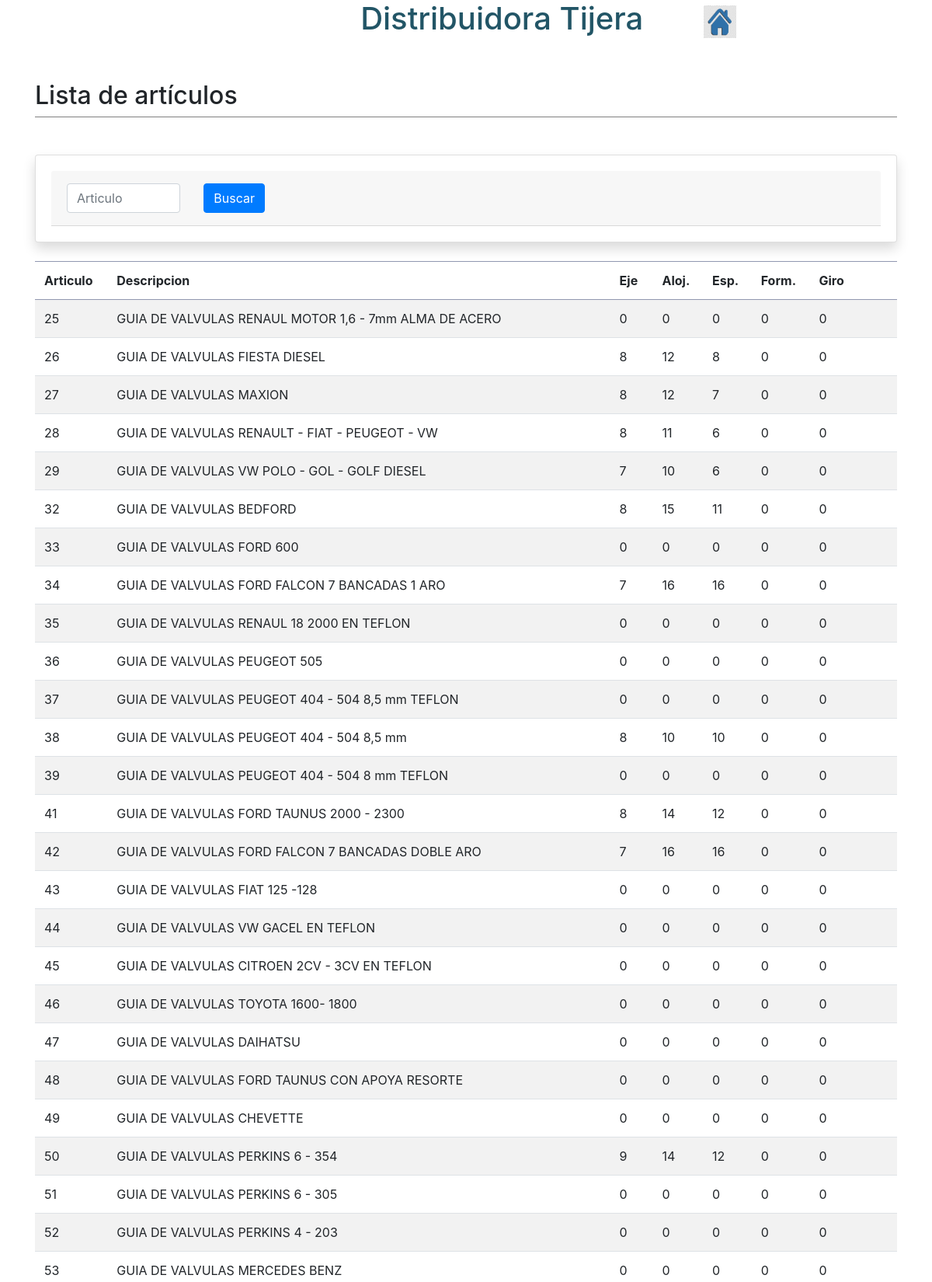
The page /vista/articulos.php (upper part) on the database its author committed.
### tables this page shows
CREATE TABLE `articulo` (
  `codigo` int(5) NOT NULL,
  `eje` float NOT NULL,
  `aloj` float NOT NULL,
  `esp` float NOT NULL,
  `form` float NOT NULL,
  `giro` float NOT NULL,
  `descripcion` varchar(200) NOT NULL
);

### modelo/modelo_articulos.php (called while the page is built, shortened)
<?php
function getlistaArticulos(){
	$conn = getConexion();
    $sql = "SELECT codigo, descripcion, eje, aloj, esp, form, giro FROM articulo";
    $result = mysqli_query($conn, $sql);
    $articulos = Array();
    if(mysqli_num_rows($result) > 0)
    {
        while ($row=mysqli_fetch_assoc($result))
        {
            $articulo= Array();
            $articulo['codigo'] = $row["codigo"];
			$articulo['descripcion'] = $row["descripcion"];
            $articulo['eje'] = $row["eje"];
            $articulo['aloj'] = $row["aloj"];
            $articulo['esp'] = $row["esp"];
            $articulo['form'] = $row["form"];
			$articulo['giro'] = $row["giro"];
            $articulos[] = $articulo;
        }
    }
    else{
        echo "No se encontro coincidencias";
    }
    return $articulos;
}

### controlador/controlador_articulos.php (called while the page is built, shortened)
<?php
include("../modelo/modelo_articulos.php");
$articulos=getlistaArticulos();

### vista/articulos.php (the view, shortened to what this page needs)
<?php
include_once("../controlador/controlador_articulos.php");
?>
<!DOCTYPE html>
<html>
<?php
include("../head.php");
?>
<body>
    <div class="container">
		<?php
			include("../header.php");
		?>
		<br><br>
		<div class="row">
			<div class="col-md-12">
				<h2>Lista de art&iacuteculos <h2>
			</div>
		</div>
		<div class="row">
			<div class="col-md-12">
				<div class="separador"></div>
			</div>
		</div>
		<br><br>
    <div class="card shadow mb-4">
        <div class="card-body">
            <div class="card-header py-3">
                <form method="get" action="../controlador/controlador_articulos.php">
                    <div class="row">
						<div class="col-md-2">
                            <input class="form-control" type="text" placeholder="Articulo" id="cod_art" name="cod_art">
                        </div>
						<div class="col-md-3">
                        <button class="btn btn-primary" type="submit">Buscar</button>
						</div>
                    </div>
                    </div>
        </div>
    </div>
    <div class="table-responsive">
            <table class="table table-striped" id="dataTable" width="100%" cellspacing="0">
                <thead>
                <tr>
                    <th>Articulo</th>
                    <th>Descripcion</th>
                    <th>Eje</th>
                    <th>Aloj.</th>
                    <th>Esp.</th>
                    <th>Form.</th>
                    <th>Giro</th>
                    <th></th>
                    <th></th>
                </tr>
                </thead>
                <tbody>
                <?php
                    foreach($articulos as $articulo){
                        echo "<tr>
                             <td>".$articulo['codigo']."</td>
                             <td>".$articulo['descripcion']."</td>
                             <td>".$articulo['eje']."</td>
                             <td>".$articulo['aloj']."</td>
                             <td>".$articulo['esp']."</td>
                             <td>".$articulo['form']."</td>
                             <td>".$articulo['giro']."</td>
                             <td><a href=''></a></td>
                             <td><a href=''></a></td>
                         </tr>";
                    }
                ?>
                </tbody>
            </table>
 </div>
 </div>
</body>
</html>

### assets/css/style.css (style rules this page uses)
body { background: white; }
.separador { border-bottom: 1px solid grey; }
.table thead th { border-bottom: 1px solid #4c58809e!important; }
.table th { border-top: 1px solid #4c58809e!important; }

### rows shown on the page
articulo: codigo "25", descripcion "GUIA DE VALVULAS RENAUL MOTOR 1,6 - 7mm ALMA DE ACERO", eje "0", aloj "0", esp "0", form "0", giro "0"
articulo: codigo "26", descripcion "GUIA DE VALVULAS FIESTA DIESEL", eje "8", aloj "12", esp "8", form "0", giro "0"
articulo: codigo "27", descripcion "GUIA DE VALVULAS MAXION", eje "8", aloj "12", esp "7", form "0", giro "0"
articulo: codigo "28", descripcion "GUIA DE VALVULAS RENAULT - FIAT - PEUGEOT - VW", eje "8", aloj "11", esp "6", form "0", giro "0"
articulo: codigo "29", descripcion "GUIA DE VALVULAS VW POLO - GOL - GOLF DIESEL", eje "7", aloj "10", esp "6", form "0", giro "0"
articulo: codigo "32", descripcion "GUIA DE VALVULAS BEDFORD", eje "8", aloj "15", esp "11", form "0", giro "0"
articulo: codigo "33", descripcion "GUIA DE VALVULAS FORD 600", eje "0", aloj "0", esp "0", form "0", giro "0"
articulo: codigo "34", descripcion "GUIA DE VALVULAS FORD FALCON 7 BANCADAS 1 ARO", eje "7", aloj "16", esp "16", form "0", giro "0"
articulo: codigo "35", descripcion "GUIA DE VALVULAS RENAUL 18 2000 EN TEFLON", eje "0", aloj "0", esp "0", form "0", giro "0"
articulo: codigo "36", descripcion "GUIA DE VALVULAS PEUGEOT 505", eje "0", aloj "0", esp "0", form "0", giro "0"
articulo: codigo "37", descripcion "GUIA DE VALVULAS PEUGEOT 404 - 504 8,5 mm TEFLON", eje "0", aloj "0", esp "0", form "0", giro "0"
articulo: codigo "38", descripcion "GUIA DE VALVULAS PEUGEOT 404 - 504 8,5 mm", eje "8", aloj "10", esp "10", form "0", giro "0"
articulo: codigo "39", descripcion "GUIA DE VALVULAS PEUGEOT 404 - 504 8 mm TEFLON", eje "0", aloj "0", esp "0", form "0", giro "0"
articulo: codigo "41", descripcion "GUIA DE VALVULAS FORD TAUNUS 2000 - 2300", eje "8", aloj "14", esp "12", form "0", giro "0"
articulo: codigo "42", descripcion "GUIA DE VALVULAS FORD FALCON 7 BANCADAS DOBLE ARO", eje "7", aloj "16", esp "16", form "0", giro "0"
articulo: codigo "43", descripcion "GUIA DE VALVULAS FIAT 125 -128", eje "0", aloj "0", esp "0", form "0", giro "0"
articulo: codigo "44", descripcion "GUIA DE VALVULAS VW GACEL EN TEFLON", eje "0", aloj "0", esp "0", form "0", giro "0"
articulo: codigo "45", descripcion "GUIA DE VALVULAS CITROEN 2CV - 3CV EN TEFLON", eje "0", aloj "0", esp "0", form "0", giro "0"
articulo: codigo "46", descripcion "GUIA DE VALVULAS TOYOTA 1600- 1800", eje "0", aloj "0", esp "0", form "0", giro "0"
articulo: codigo "47", descripcion "GUIA DE VALVULAS DAIHATSU", eje "0", aloj "0", esp "0", form "0", giro "0"
articulo: codigo "48", descripcion "GUIA DE VALVULAS FORD TAUNUS CON APOYA RESORTE", eje "0", aloj "0", esp "0", form "0", giro "0"
articulo: codigo "49", descripcion "GUIA DE VALVULAS CHEVETTE", eje "0", aloj "0", esp "0", form "0", giro "0"
articulo: codigo "50", descripcion "GUIA DE VALVULAS PERKINS 6 - 354", eje "9", aloj "14", esp "12", form "0", giro "0"
articulo: codigo "51", descripcion "GUIA DE VALVULAS PERKINS 6 - 305", eje "0", aloj "0", esp "0", form "0", giro "0"
articulo: codigo "52", descripcion "GUIA DE VALVULAS PERKINS 4 - 203", eje "0", aloj "0", esp "0", form "0", giro "0"
articulo: codigo "53", descripcion "GUIA DE VALVULAS MERCEDES BENZ", eje "0", aloj "0", esp "0", form "0", giro "0"
